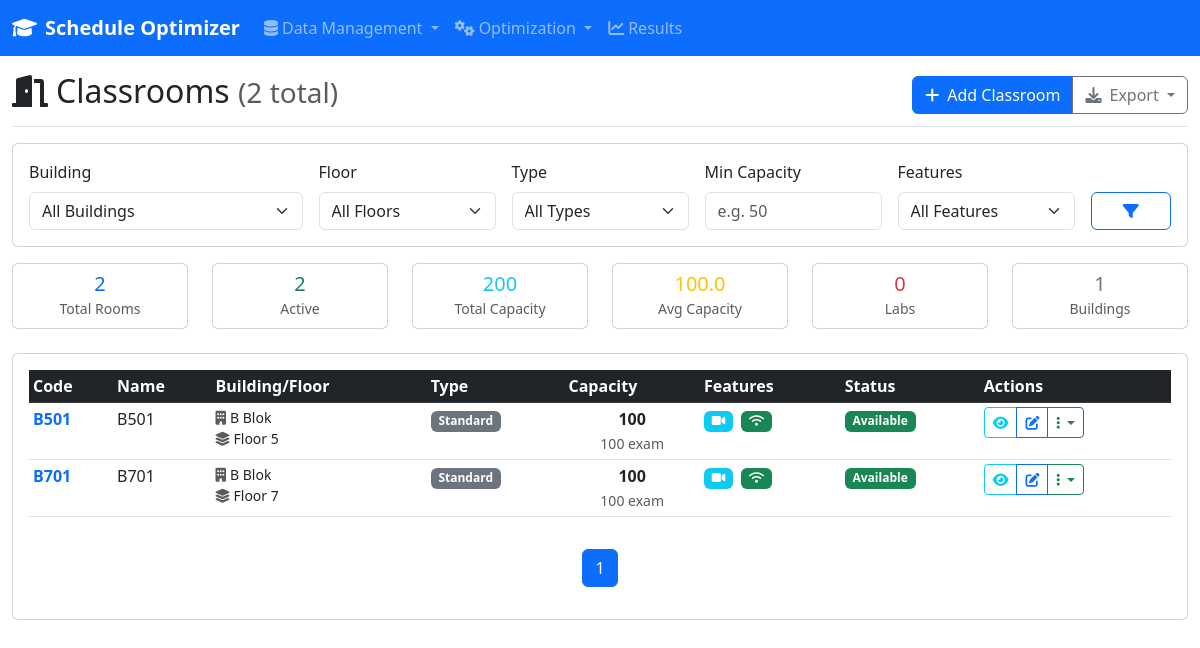
The app's page /data/classrooms, older data.
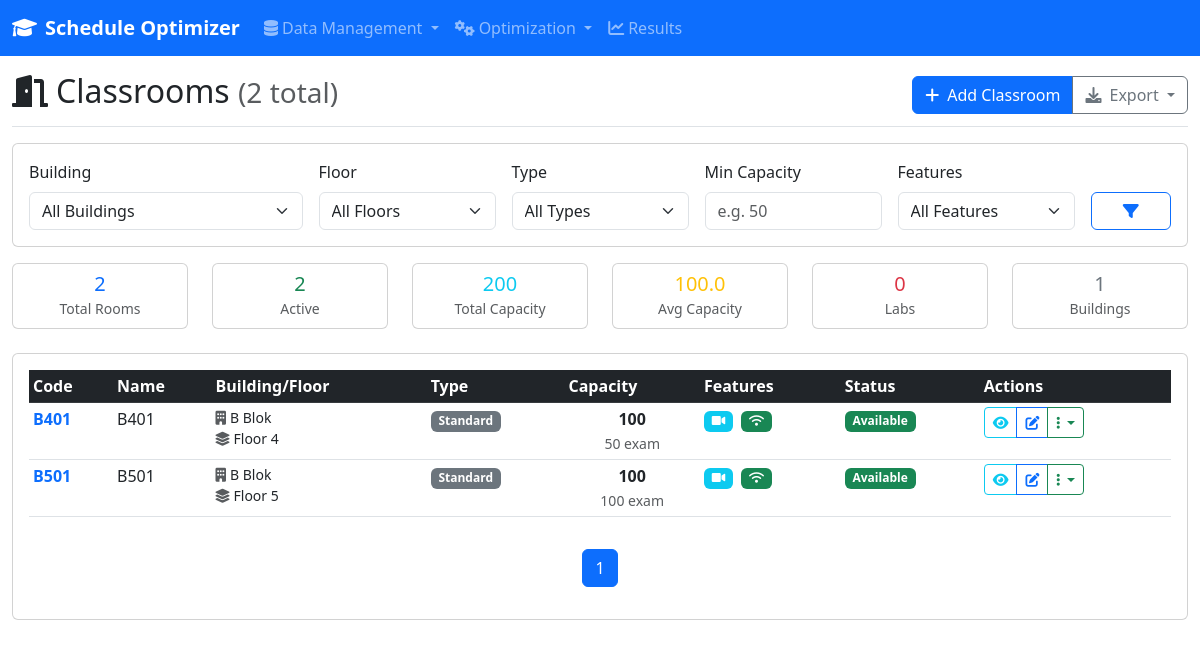
The same page, newer data.
### models/database.py (models this page shows, shortened)
class Classroom(db.Model):
    __tablename__ = 'classrooms'
    id = db.Column(db.Integer, primary_key=True)
    name = db.Column(db.String(100), nullable=False, unique=True)
    code = db.Column(db.String(20), nullable=False, unique=True)  # A101, B205 gibi
    capacity = db.Column(db.Integer, nullable=False)
    exam_capacity = db.Column(db.Integer, nullable=True)  # Sınav kapasitesi (genelde normal kapasitenin yarısı)
    classroom_type = db.Column(db.String(50), nullable=False, default='Standard')  # Standard, Lab, Amphitheater, Conference
    has_lab = db.Column(db.Boolean, nullable=False, default=False)
    has_projector = db.Column(db.Boolean, nullable=False, default=True)
    has_computer = db.Column(db.Boolean, nullable=False, default=False)
    has_smartboard = db.Column(db.Boolean, nullable=False, default=False)
    has_air_conditioning = db.Column(db.Boolean, nullable=False, default=False)
    has_microphone = db.Column(db.Boolean, nullable=False, default=False)
    wifi_available = db.Column(db.Boolean, nullable=False, default=True)
    accessibility_features = db.Column(JSON, nullable=True)  # Engelli erişimi özellikleri
    technical_equipment = db.Column(JSON, nullable=True)  # Teknik ekipman listesi
    is_active = db.Column(db.Boolean, nullable=False, default=True)
    is_bookable = db.Column(db.Boolean, nullable=False, default=True)  # Rezervasyon yapılabilir mi?
    maintenance_schedule = db.Column(JSON, nullable=True)  # Bakım programı
    building = db.Column(db.String(50), nullable=False)
    floor = db.Column(db.Integer, nullable=False)
    room_number = db.Column(db.String(20), nullable=True)
    department_priority = db.Column(JSON, nullable=True)  # Hangi bölümler öncelikli kullanır
    usage_cost_per_hour = db.Column(db.Float, nullable=True)  # Saatlik kullanım maliyeti
    cleaning_time_minutes = db.Column(db.Integer, nullable=False, default=15)  # Temizlik süresi
    setup_time_minutes = db.Column(db.Integer, nullable=False, default=5)  # Hazırlık süresi
    notes = db.Column(db.Text, nullable=True)
    location_coordinates = db.Column(JSON, nullable=True)  # GPS koordinatları
    photo_urls = db.Column(JSON, nullable=True)  # Derslik fotoğrafları
    last_maintenance_date = db.Column(db.DateTime, nullable=True)
    next_maintenance_date = db.Column(db.DateTime, nullable=True)
    created_at = db.Column(db.DateTime, default=datetime.utcnow)
    updated_at = db.Column(db.DateTime, default=datetime.utcnow, onupdate=datetime.utcnow)
    availability = db.Column(JSON, nullable=True)  # Saatlik müsaitlik matrisi (10x5)
    availability_exceptions = db.relationship('ClassroomAvailability', backref='classroom_ref', lazy=True, cascade='all, delete-orphan')

### routes/data_entry.py (the view, shortened to what this page needs)
@data_entry_bp.route('/classrooms')
def classrooms():
    page = request.args.get('page', 1, type=int)
    building = request.args.get('building')
    floor = request.args.get('floor', type=int)
    classroom_type = request.args.get('classroom_type')
    min_capacity = request.args.get('min_capacity', type=int)
    features = request.args.get('features')
    query = Classroom.query
    if building:
        query = query.filter_by(building=building)
    if floor is not None:
        query = query.filter_by(floor=floor)
    if classroom_type:
        query = query.filter_by(classroom_type=classroom_type)
    if min_capacity:
        query = query.filter(Classroom.capacity >= min_capacity)
    classrooms_paginated = query.order_by(Classroom.building, Classroom.floor, Classroom.code).paginate(
        page=page, per_page=20, error_out=False
    )
    buildings = db.session.query(distinct(Classroom.building)).filter(Classroom.building.isnot(None)).all()
    buildings = [b[0] for b in buildings]
    floors = db.session.query(distinct(Classroom.floor)).filter(Classroom.floor.isnot(None)).all()
    floors = sorted([f[0] for f in floors])
    total_classrooms = Classroom.query.count()
    active_classrooms = Classroom.query.filter_by(is_active=True).count()
    total_capacity = db.session.query(func.sum(Classroom.capacity)).scalar() or 0
    avg_capacity = db.session.query(func.avg(Classroom.capacity)).scalar() or 0
    lab_count = Classroom.query.filter_by(has_lab=True).count()
    return render_template('data_entry/classrooms.html',
                         classrooms=classrooms_paginated.items,
                         pagination=classrooms_paginated,
                         buildings=buildings,
                         floors=floors,
                         selected_building=building,
                         selected_floor=floor,
                         selected_type=classroom_type,
                         selected_feature=features,
                         min_capacity=min_capacity,
                         total_classrooms=total_classrooms,
                         active_classrooms=active_classrooms,
                         total_capacity=total_capacity,
                         avg_capacity=avg_capacity,
                         lab_count=lab_count)

### templates/data_entry/classrooms.html (shortened to what the changed rows need)
{% extends "base.html" %}
{% block content %}
<div class="col-12">
    <div class="d-flex justify-content-between flex-wrap flex-md-nowrap align-items-center pt-3 pb-2 mb-3 border-bottom">
        <h1 class="h2">
            <i class="fas fa-door-open me-2"></i>Classrooms
            <small class="text-muted">({{ classrooms|length }} total)</small>
        </h1>
    </div>
    <div class="card">
        <div class="card-body">
            {% if classrooms %}
                <div class="table-responsive">
                    <table class="table table-hover table-sm">
                        <thead class="table-dark">
                            <tr>
                                <th>Code</th>
                                <th>Name</th>
                                <th>Building/Floor</th>
                                <th>Type</th>
                                <th>Capacity</th>
                                <th>Features</th>
                                <th>Status</th>
                                <th>Actions</th>
                            </tr>
                        </thead>
                        <tbody>
                            {% for classroom in classrooms %}
                            <tr class="{{ 'table-secondary' if not classroom.is_active }}">
                                <td>
                                    <strong class="text-primary">{{ classroom.code }}</strong>
                                </td>
                                <td>
                                    {{ classroom.name }}
                                </td>
                                <td>
                                    <div class="small">
                                        <i class="fas fa-building text-muted me-1"></i>{{ classroom.building }}
                                        <br>
                                        <i class="fas fa-layer-group text-muted me-1"></i>Floor {{ classroom.floor }}
                                    </div>
                                </td>
                                <td>
                                    <span class="badge bg-secondary">{{ classroom.classroom_type }}</span>
                                </td>
                                <td>
                                    <div class="text-center">
                                        <strong>{{ classroom.capacity }}</strong>
                                        {% if classroom.exam_capacity %}
                                            <br><small class="text-muted">{{ classroom.exam_capacity }} exam</small>
                                        {% endif %}
                                    </div>
                                </td>
                                <td>
                                    <div class="feature-icons">
                                        {% if classroom.has_projector %}
                                            <span class="badge bg-info me-1" title="Projector">
                                                <i class="fas fa-video"></i>
                                            </span>
                                        {% endif %}
                                        {% if classroom.wifi_available %}
                                            <span class="badge bg-success me-1" title="WiFi">
                                                <i class="fas fa-wifi"></i>
                                            </span>
                                        {% endif %}
                                    </div>
                                </td>
                                <td>
                                    {% if classroom.is_active %}
                                        {% if classroom.is_bookable %}
                                            <span class="badge bg-success">Available</span>
                                        {% else %}
                                            <span class="badge bg-warning">Restricted</span>
                                        {% endif %}
                                    {% else %}
                                        <span class="badge bg-danger">Inactive</span>
                                    {% endif %}
                                </td>
                                <td>
                                    <div class="btn-group btn-group-sm">
                                        <button class="btn btn-outline-info" onclick="showDetails({{ classroom.id }})" title="View Details">
                                            <i class="fas fa-eye"></i>
                                        </button>
                                        <a href="{{ url_for('data_entry.edit_classroom', classroom_id=classroom.id) }}"
                                           class="btn btn-outline-primary" title="Edit">
                                            <i class="fas fa-edit"></i>
                                        </a>
                                        <button type="button" class="btn btn-outline-success dropdown-toggle"
                                                data-bs-toggle="dropdown" title="More Actions">
                                            <i class="fas fa-ellipsis-v"></i>
                                        </button>
                                    </div>
                                </td>
                            </tr>
                            {% endfor %}
                        </tbody>
                    </table>
                </div>
            {% endif %}
        </div>
    </div>
</div>
{% endblock %}

Row changes from the older to the newer data that the page shows:
changed Classroom (number 1 of 2 on the later page): code "B501" → "B401"; name "B501" → "B401"; floor "5" → "4"; exam_capacity "100" → "50"
changed Classroom (number 2 of 2 on the later page): code "B701" → "B501"; name "B701" → "B501"; floor "7" → "5"
